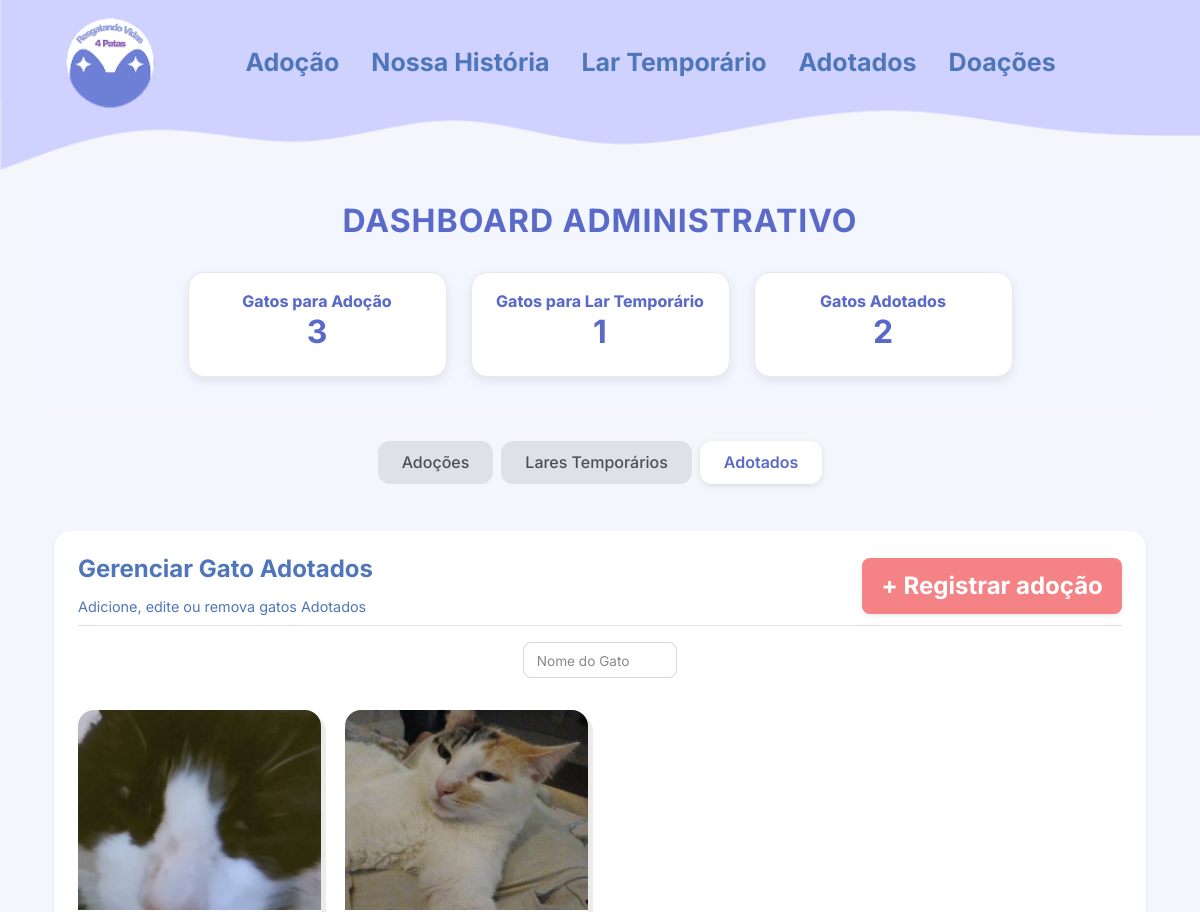
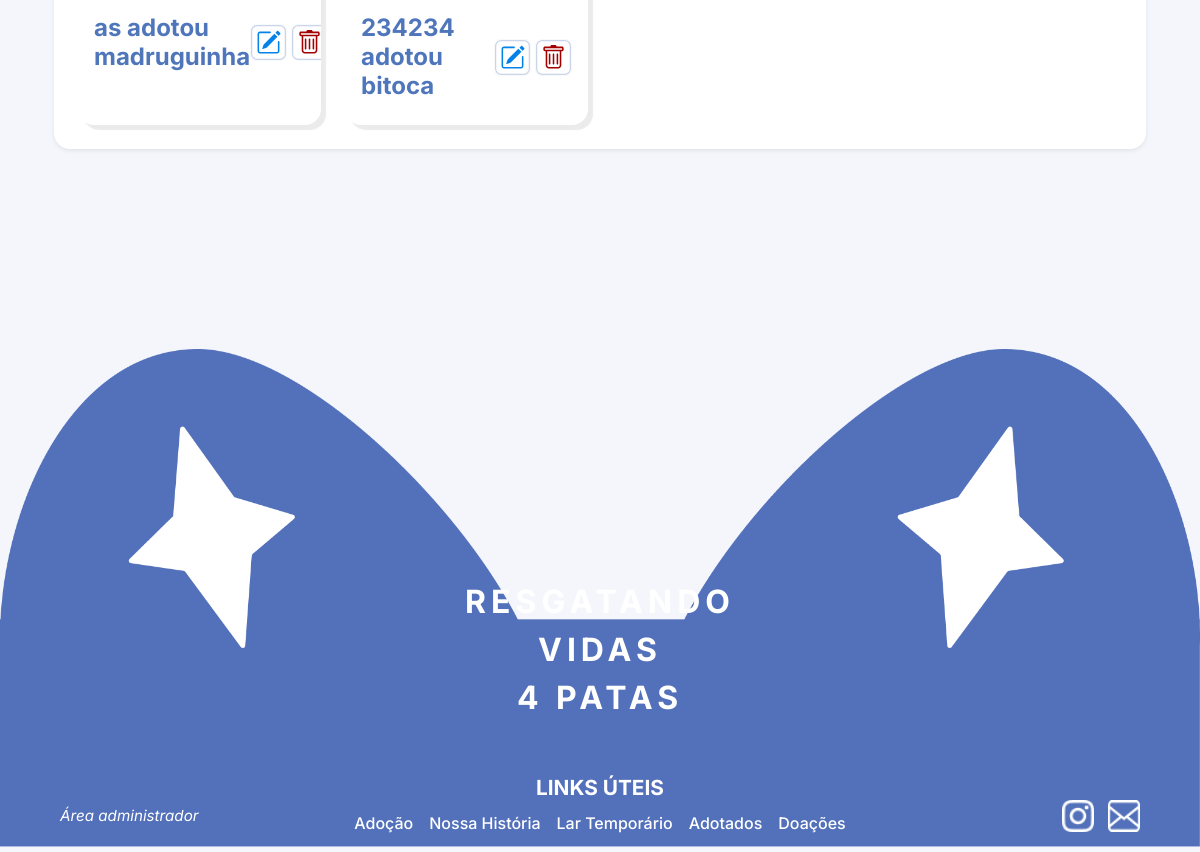
/gatos/dashboard_admin_adotados, run on the app's committed database (2 pictures, top to bottom).
### adocoes/models.py (models this page shows, shortened)
class Adotados(models.Model):
    imagem = models.ImageField(upload_to="gatos/", verbose_name="Imagem")
    gato = models.ForeignKey(Gato, on_delete=models.CASCADE, verbose_name="Gato")
    adocao = models.ForeignKey(Adocao, on_delete=models.CASCADE, verbose_name="Adoção")
    data_inicio = models.DateField(verbose_name="Data de início")
    created_at = models.DateTimeField(auto_now_add=True, verbose_name="Criado em")
    updated_at = models.DateTimeField(auto_now=True, verbose_name="Atualizado em")
    class Meta:
        verbose_name = "Adotado"
        verbose_name_plural = "Adotados"
        db_table = "adotados"
        ordering = ["-created_at"]

class Adocao(models.Model):
    gato = models.ForeignKey(Gato, on_delete=models.CASCADE, verbose_name="Gato")
    nome = models.CharField(max_length=255, verbose_name="Nome Completo")
    cpf = models.CharField(max_length=14, verbose_name="CPF")
    idade = models.IntegerField(verbose_name="Idade")
    ocupacao_profissional = models.CharField(max_length=100, verbose_name="Ocupação profissional")
    email = models.EmailField(max_length=255, verbose_name="E-mail")
    codicoes_financeiras = models.BooleanField(default=False, verbose_name="Está em condições financeiras de arcar com ração de qualidade, custos veterinários como consultas, vacinas, exames e tratamentos sempre que necessário?")
    rua = models.CharField(max_length=150, verbose_name="Rua")
    bairro = models.CharField(max_length=150, verbose_name="Bairro")
    numero = models.CharField(max_length=6, verbose_name="Número")
    cidade = models.CharField(max_length=150, verbose_name="Cidade")
    cep = models.IntegerField(verbose_name="CEP")
    instagram = models.CharField(max_length=100, blank=True, null=True, verbose_name="Qual seu usuário no Instagram?")
    numero_contato = models.CharField(max_length=11, verbose_name="Telefone para contato")
    animal_externo = models.BooleanField(default=False, verbose_name="Possui outros animais?")
    animal_externo_voltinhas = models.BooleanField(default=False, blank=True, null=True, verbose_name="Seus animais são acostumados a darem voltinhas na rua ou casas vizinhas?")
    animal_externo_especie_idade = models.TextField(blank=True, null=True, verbose_name="Quais bichinhos possui atualmente? (espécie e idade)")
    animal_externo_nao_castrado = models.BooleanField(default=False, blank=True, null=True, verbose_name="Tem algum gato que ainda não foi castrado? ")
    animal_externo_vacinacao = models.BooleanField(default=False, blank=True, null=True, verbose_name="Você acha importante manter as vacinações em dia? ")
    animal_externo_testado = models.BooleanField(default=False, blank=True, null=True, verbose_name="Para gatos;  São testados para Fiv e Felv?")
    animal_externo_racao = models.TextField(blank=True, null=True, verbose_name="Qual ração você oferece para seus cães e gatos?")
    periodo_adaptacao = models.BooleanField(default=False, verbose_name="Está ciente que no período de adaptação o bichinho recém- chegado precisará estar em um quarto com algum membro da família, para que não fique sozinho e que não tenha contato imediato, sem a devida adaptação, com os outros bichinhos da casa?")
    mora_sozinho = models.BooleanField(default=False, verbose_name="Você mora sozinho?:")
    mora_crianca = models.BooleanField(default=False, blank=True, null=True, verbose_name="Moram crianças (até 12 anos)?")
    alguem_nao_concorda = models.BooleanField(default=False, blank=True, null=True, verbose_name="Tem algum membro da família que não concorde com a adoção")
    alguem_alergico = models.BooleanField(default=False, blank=True, null=True, verbose_name="Tem alguma criança ou membro da família com sintomas alérgicos?")
    imovel_proprio = models.BooleanField(default=False, verbose_name="Seu imóvel é próprio?")
    mora_casa = models.BooleanField(default=False, verbose_name="Mora em uma casa?")
    casa_muros_laterais_baixos = models.BooleanField(default=False, blank=True, null=True, verbose_name="Muros laterais e fundos são baixo?")
    casa_quintal = models.BooleanField(default=False, blank=True, null=True, verbose_name="Possui quintal?")
    casa_quintal_mais_casa = models.BooleanField(default=False, blank=True, null=True, verbose_name="Possui mais casas no quintal?")
    casa_garagem = models.BooleanField(default=False, blank=True, null=True, verbose_name="Gato terá acesso à garagem?")
    apartamento_telada = models.BooleanField(default=False, blank=True, null=True, verbose_name="Possui tela nas janelas e sacada do apartamento?")
    apartamento_limitador = models.BooleanField(default=False, blank=True, null=True, verbose_name="Janelas do banheiro têm limitador?")
    mudanca_trabalho = models.BooleanField(default=False, verbose_name="Tem perspectivas de mudança de trabalho, cidade, Estado ou País que comprometa a sua responsabilidade com esse animal a longo prazo?")
    mudanca_imovel = models.BooleanField(default=False, verbose_name="Tem perspectiva de mudança de imóvel?")
    mudanca_imovel_seguranca = models.BooleanField(default=False, verbose_name="No caso de mudança de imóvel, você tem ciência que o novo imóvel deverá ser totalmente telado antes da efetiva mudança mantendo assim a mesma segurança para o gatinho?")
    mudanca_imovel_comunicar = models.BooleanField(default=False, verbose_name="No caso de mudança de imóvel, você se responsabiliza a comunicar o doador do novo endereço e da mesma forma, enviar vídeo comprovando a segurança do novo imóvel para o gatinho?")
    repassar_animal = models.BooleanField(default=False, verbose_name="Está ciente que não pode repassar esse animal para outra pessoa seja por forma de doação ou presente?")
    dessistencia = models.BooleanField(default=False, verbose_name="Em caso de desistência por força maior, está ciente que será obrigado a comunicar o doador para que o mesmo encontre um novo lar para o animal, e que nesse período, continuará cuidando, alimentando e provendo toda segurança, até que seja encontrado um novo lar para ele (caso o doador não consiga recebe-lo de imediato)?")
    viagens = models.TextField(verbose_name="Em ocasiões de viagens, quem seria a pessoa que ficaria responsável em ir até o seu imóvel para cuidar da higiene e alimentação do(s) seu(s) animais(s)?")
    restrito = models.BooleanField(default=False, verbose_name="O animal ficará restrito em alguma parte da casa?")
    devolver_doar = models.BooleanField(default=False, verbose_name="Você já precisou doar, devolver ou entregar na Zoonoses ou Ongs algum gato ou cachorro seu?")
    devolver_doar_explique = models.TextField(blank=True, null=True, verbose_name="Se sim, nos conte o que aconteceu?")
    responder_doador = models.BooleanField(default=False, verbose_name="Você tem alguma objeção em responder o doador sobre a adaptação e condições de vida e saúde do animal adotado sempre que esse achar necessário?")
    created_at = models.DateTimeField(auto_now_add=True, verbose_name="Criado em")
    updated_at = models.DateTimeField(auto_now=True, verbose_name="Atualizado em")
    class Meta:
        verbose_name = "Adoção"
        verbose_name_plural = "Adoções"
        db_table = "adocao"
        ordering = ["-created_at"]

### gatos/models.py (models this page shows, shortened)
class Gato(models.Model):
    SEXO_CHOICES = [
        ("M", "Macho"),
        ("F", "Fêmea"),
    ]
    nome = models.CharField(max_length=100, verbose_name="Nome do gato")
    sexo = models.CharField(max_length=1, choices=SEXO_CHOICES, verbose_name="Sexo", blank=False, null=False)
    idade = models.CharField(max_length=10, verbose_name="Idade")
    descricao = models.TextField(max_length=10000, verbose_name="Sobre o gato")
    imagem = models.ImageField(upload_to="gatos/", verbose_name="Foto do gato")
    lar_temporario = models.BooleanField(default=False, verbose_name="Precisa de lar temporário")
    cuidado = models.ForeignKey(Cuidado, on_delete=models.CASCADE, verbose_name="Cuidados")
    temperamento = models.ForeignKey(Temperamento, on_delete=models.CASCADE, verbose_name="Temperamento")
    sociavel = models.ForeignKey(Sociavel, on_delete=models.CASCADE, verbose_name="Socialização")
    moradia = models.ForeignKey(Moradia, on_delete=models.CASCADE, verbose_name="Moradia adequada")
    adotado = models.BooleanField(default=False, verbose_name="Adotado")
    created_at = models.DateTimeField(auto_now_add=True, verbose_name="Criado em")
    updated_at = models.DateTimeField(auto_now=True, verbose_name="Atualizado em")
    class Meta:
        verbose_name = "Gato"
        verbose_name_plural = "Gatos"
        db_table = "gatos"
        ordering = ["-created_at"]

### gatos/views.py (the view)
# urls.py: path("dashboard_admin_adotados", dashboard_admin_adotados, name="dashboard_admin_adotados"),    # Função para conseguir acessar a tela de DashBoard do Admin - Com os gatos Adotados
def dashboard_admin_adotados(request):
    adotados = Adotados.objects.select_related('adocao', 'gato')
    nome = request.GET.get("nome")
    if nome:
        adotados = adotados.filter(
            Q(gato__nome__icontains=nome) |
            Q(adocao__nome__icontains=nome)
        )
    for adotado in adotados:
        adotado.adotante_primeiro_nome = adotado.adocao.nome.split()[0] if adotado.adocao.nome else ''
        adotado.adotante_nome = adotado.adocao.nome
        adotado.adotante_email = adotado.adocao.email
        adotado.adotante_telefone = adotado.adocao.numero_contato
    context = {
        "adotados": adotados,
    }
    return render(request, "gatos/dashboard_admin_adotados.html", context)

### gatos/templates/gatos/dashboard_admin_adotados.html (shortened to what this page needs)
{% extends "ong/base_admin.html" %}
{% load static %}
{% block content%}
<link rel="stylesheet" href="{% static 'css/dashboard_admin_adocoes.css' %}">
<div class="container py-4">
    <div class="p-4 bg-white shadow-sm rounded-4">
        <div class="d-flex justify-content-between align-items-center mb-3 border-bottom pb-2">
            <div>
                <h2 class="fw-bold text-primary">Gerenciar Gato Adotados</h2>
                <p class="subtitle-custom mb-0">Adicione, edite ou remova  gatos Adotados</p>
            </div>
            <a href="" class="btn btn-danger fw-bold shadow-sm rounded-3"> + Registrar adoção </a>
        </div>
        <form method="GET" action="">
            <div class="row justify-content-center mb-4">
                <div class="col-md-2 col-sm-4 mb-2">
                    <input type="text" name="nome" class="form-control form-control-sm search-input" placeholder="Nome do Gato" onkeyup="debounceSubmit(this.form, 600)" value="{{ request.GET.nome|default:'' }}">
                </div>
            </div>
        </form>
        <div class="row g-4">
            {% for adotado in adotados %}
            <div class="col-lg-3 col-md-4 col-sm-6">
                <div class="card abrir-modal-gato border-0 h-100 rounded-4 overflow-hidden"
                        data-nome="{{ adotado.gato.nome }}"
                        data-idade="{{ adotado.gato.idade }}"
                        data-sexo="{{ adotado.gato.get_sexo_display }}"
                        data-historia="{{ adotado.gato.descricao }}"
                        data-detalhes="{{ adotado.gato.temperamento }}, {{ adotado.gato.cuidado }}, {{ adotado.gato.sociavel }}, {{ adotado.gato.moradia }}"
                        data-imagem="{% if adotado.imagem %}{{ adotado.imagem.url }}{% endif %}"
                        data-adotante-nome="{{ adotado.adotante_nome }}"
                        data-adotante-email="{{ adotado.adotante_email }}"
                        data-adotante-telefone="{{ adotado.adotante_telefone }}">
                    {% if adotado.imagem %}
                        <img src="{{ adotado.imagem.url }}" class="card-img-top" alt="{{ adotado.gato.nome }}" style="object-fit: cover; height: 200px;">
                    {% else %}
                        <img src="https://placehold.co/300x200?text=Sem+Foto" class="card-img-top" alt="Sem imagem">
                    {%endif%}
                    <div class="card-body d-flex flex-column">
                        <div class="d-flex justify-content-between align-items-center mb-2">
                            <h5 class="card-title mb-0 text-primary fw-bold">
                                <span class="text-primary fw-bold">{{ adotado.adotante_primeiro_nome }}</span>
                                adotou
                                <span class="text-primary fw-bold">{{ adotado.gato.nome }}</span>
                            </h5>
                            <div class="d-flex gap-1">
                                <a href="" class="btn btn-light p-1" title="Editar">
                                    <img src="{% static 'img/Icone_Editar.svg' %}" alt="Editar" style="width: 35px; height: 35px;">
                                </a>
                                <a href="javascript:void(0);" class="btn btn-light p-1 excluir-adotado" data-id="{{ adotado.id }}" data-nome="{{ adotado.gato.nome }}" title="Excluir">
                                    <img src="{% static 'img/Icone_Excluir.svg' %}" alt="Excluir" style="width: 35px; height: 35px;">
                                </a>
                            </div>
                        </div>
                    </div>
                </div>
            </div>
            {% empty %}
            <p class="text-muted text-center">Nenhum gato foi Adotado.</p>
            {% endfor %}
        </div>
    </div>
</div>
{% endblock %}

### data on the page
Adotados: imagem (picture), adotante_primeiro_nome "as", gato.nome "madruguinha"
Adotados: imagem (picture), adotante_primeiro_nome "234234", gato.nome "bitoca"

### other printed values
{{ total_para_adocao|default:"0" }} "3"
{{ total_lar_temporario|default:"0" }} "1"
{{ total_adotados|default:"0" }} "2"
